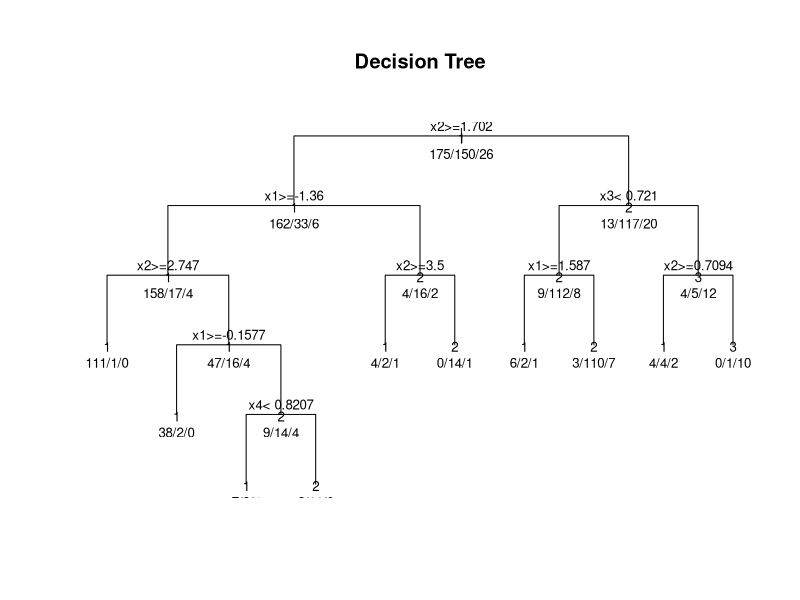
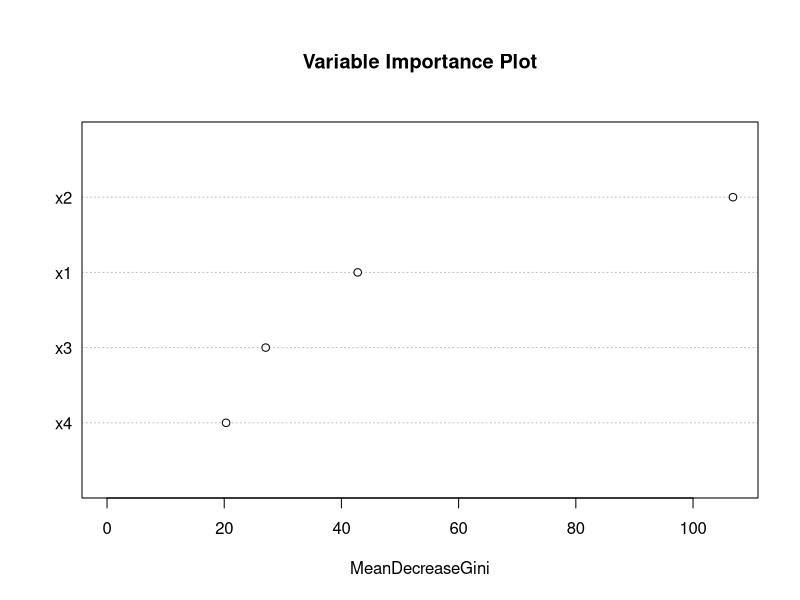

Write R code to recreate these figures, in order.
## ---- chunk 1
# Load required packages
library(rpart)        # For decision trees
library(randomForest) # For random forest
library(caret)        # For model evaluation
library(ggplot2)      # For visualization
## ---- chunk 2
# Set random seed using roll number
set.seed(17)

# Generate 4 continuous predictor variables
x1 <- rnorm(500, mean = 0, sd = 1)
x2 <- rnorm(500, mean = 2, sd = 2)
x3 <- rnorm(500, mean = -1, sd = 1.5)
x4 <- rnorm(500, mean = 1, sd = 1)

# Generate categorical response variable
y <- ifelse(x1 + x2 + rnorm(500, 0, 0.5) > 2, 1,
     ifelse(x3 - x4 + rnorm(500, 0, 0.5) < 0, 2, 3))
y <- as.factor(y)

# Create and split data
data <- data.frame(x1, x2, x3, x4, result = y)
set.seed(17)
ind <- sample(2, nrow(data), prob=c(0.7,0.3), replace = T)
train_data <- data[ind==1, ]
test_data <- data[ind==2, ]
## ---- chunk 3
# Fit and plot decision tree
tree_model <- rpart(result ~ ., data = train_data, method = "class")
par(mar = c(5.1, 4.1, 6.1, 2.1))
plot(tree_model, uniform = TRUE, main = "Decision Tree")
text(tree_model, use.n = TRUE, all = TRUE, cex = 0.8)
## ---- chunk 4
# Fit random forest
rf_model <- randomForest(result ~ ., data = train_data, ntree = 500)

# Plot variable importance
varImpPlot(rf_model, main = "Variable Importance Plot")
## ---- chunk 5
# Decision Tree predictions
tree_pred <- predict(tree_model, test_data, type = "class")
tree_cm <- confusionMatrix(tree_pred, test_data$result)

# Random Forest predictions
rf_pred <- predict(rf_model, test_data)
rf_cm <- confusionMatrix(rf_pred, test_data$result)

# Print confusion matrices
print("Decision Tree Confusion Matrix:")
print(tree_cm$table)
print("\nRandom Forest Confusion Matrix:")
print(rf_cm$table)
## ---- chunk 6
# Create comparison table
comparison <- data.frame(
  Model = c("Decision Tree", "Random Forest"),
  Accuracy = c(tree_cm$overall["Accuracy"], rf_cm$overall["Accuracy"]),
  Kappa = c(tree_cm$overall["Kappa"], rf_cm$overall["Kappa"])
)

# Display comparison
knitr::kable(comparison, digits = 4)
